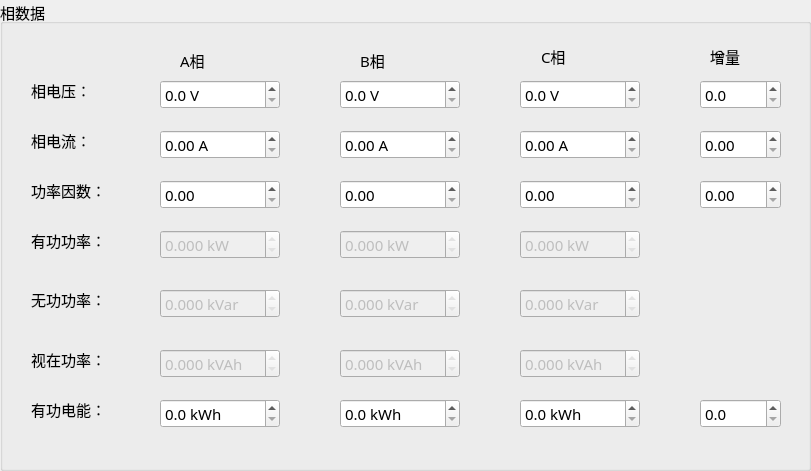
  <widget class="QGroupBox" name="groupBox_5">
   <property name="geometry">
    <rect>
     <x>580</x>
     <y>20</y>
     <width>811</width>
     <height>471</height>
    </rect>
   </property>
   <property name="font">
    <font>
     <pointsize>11</pointsize>
    </font>
   </property>
   <property name="title">
    <string>相数据</string>
   </property>
   <widget class="QDoubleSpinBox" name="eleA">
    <property name="geometry">
     <rect>
      <x>160</x>
      <y>399</y>
      <width>120</width>
      <height>29</height>
     </rect>
    </property>
    <property name="font">
     <font>
      <family>微软雅黑</family>
      <pointsize>11</pointsize>
     </font>
    </property>
    <property name="suffix">
     <string> kWh</string>
    </property>
    <property name="decimals">
     <number>1</number>
    </property>
    <property name="maximum">
     <double>1000.000000000000000</double>
    </property>
   </widget>
   <widget class="QDoubleSpinBox" name="volB">
    <property name="geometry">
     <rect>
      <x>340</x>
      <y>80</y>
      <width>120</width>
      <height>29</height>
     </rect>
    </property>
    <property name="font">
     <font>
      <family>微软雅黑</family>
      <pointsize>11</pointsize>
     </font>
    </property>
    <property name="suffix">
     <string> V</string>
    </property>
    <property name="decimals">
     <number>1</number>
    </property>
    <property name="maximum">
     <double>500.000000000000000</double>
    </property>
   </widget>
   <widget class="QLabel" name="label_111">
    <property name="geometry">
     <rect>
      <x>31</x>
      <y>130</y>
      <width>60</width>
      <height>20</height>
     </rect>
    </property>
    <property name="font">
     <font>
      <family>微软雅黑</family>
      <pointsize>11</pointsize>
     </font>
    </property>
    <property name="text">
     <string>相电流：</string>
    </property>
   </widget>
   <widget class="QLabel" name="label_112">
    <property name="geometry">
     <rect>
      <x>31</x>
      <y>180</y>
      <width>75</width>
      <height>20</height>
     </rect>
    </property>
    <property name="font">
     <font>
      <family>微软雅黑</family>
      <pointsize>11</pointsize>
     </font>
    </property>
    <property name="text">
     <string>功率因数：</string>
    </property>
   </widget>
   <widget class="QDoubleSpinBox" name="curA">
    <property name="geometry">
     <rect>
      <x>160</x>
      <y>130</y>
      <width>120</width>
      <height>29</height>
     </rect>
    </property>
    <property name="font">
     <font>
      <family>微软雅黑</family>
      <pointsize>11</pointsize>
     </font>
    </property>
    <property name="suffix">
     <string> A</string>
    </property>
    <property name="decimals">
     <number>2</number>
    </property>
    <property name="maximum">
     <double>150.000000000000000</double>
    </property>
   </widget>
   <widget class="QLabel" name="label_109">
    <property name="geometry">
     <rect>
      <x>360</x>
      <y>45</y>
      <width>25</width>
      <height>30</height>
     </rect>
    </property>
    <property name="minimumSize">
     <size>
      <width>0</width>
      <height>30</height>
     </size>
    </property>
    <property name="font">
     <font>
      <family>微软雅黑</family>
      <pointsize>11</pointsize>
     </font>
    </property>
    <property name="text">
     <string>B相</string>
    </property>
   </widget>
   <widget class="QDoubleSpinBox" name="Rec_PowA">
    <property name="enabled">
     <bool>false</bool>
    </property>
    <property name="geometry">
     <rect>
      <x>160</x>
      <y>289</y>
      <width>120</width>
      <height>29</height>
     </rect>
    </property>
    <property name="font">
     <font>
      <family>微软雅黑</family>
      <pointsize>11</pointsize>
     </font>
    </property>
    <property name="readOnly">
     <bool>true</bool>
    </property>
    <property name="buttonSymbols">
     <enum>QAbstractSpinBox::UpDownArrows</enum>
    </property>
    <property name="suffix">
     <string> kVar</string>
    </property>
    <property name="decimals">
     <number>3</number>
    </property>
    <property name="maximum">
     <double>100000.000000000000000</double>
    </property>
   </widget>
   <widget class="QDoubleSpinBox" name="curB">
    <property name="geometry">
     <rect>
      <x>340</x>
      <y>130</y>
      <width>120</width>
      <height>29</height>
     </rect>
    </property>
    <property name="font">
     <font>
      <family>微软雅黑</family>
      <pointsize>11</pointsize>
     </font>
    </property>
    <property name="suffix">
     <string> A</string>
    </property>
    <property name="decimals">
     <number>2</number>
    </property>
    <property name="maximum">
     <double>150.000000000000000</double>
    </property>
   </widget>
   <widget class="QLabel" name="label_107">
    <property name="geometry">
     <rect>
      <x>180</x>
      <y>45</y>
      <width>26</width>
      <height>30</height>
     </rect>
    </property>
    <property name="minimumSize">
     <size>
      <width>0</width>
      <height>30</height>
     </size>
    </property>
    <property name="font">
     <font>
      <family>微软雅黑</family>
      <pointsize>11</pointsize>
     </font>
    </property>
    <property name="text">
     <string>A相</string>
    </property>
   </widget>
   <widget class="QDoubleSpinBox" name="Rec_PowC">
    <property name="enabled">
     <bool>false</bool>
    </property>
    <property name="geometry">
     <rect>
      <x>520</x>
      <y>289</y>
      <width>120</width>
      <height>29</height>
     </rect>
    </property>
    <property name="font">
     <font>
      <family>微软雅黑</family>
      <pointsize>11</pointsize>
     </font>
    </property>
    <property name="readOnly">
     <bool>true</bool>
    </property>
    <property name="buttonSymbols">
     <enum>QAbstractSpinBox::UpDownArrows</enum>
    </property>
    <property name="suffix">
     <string> kVar</string>
    </property>
    <property name="decimals">
     <number>3</number>
    </property>
    <property name="maximum">
     <double>100000.000000000000000</double>
    </property>
   </widget>
   <widget class="QDoubleSpinBox" name="eleB">
    <property name="geometry">
     <rect>
      <x>340</x>
      <y>399</y>
      <width>120</width>
      <height>29</height>
     </rect>
    </property>
    <property name="font">
     <font>
      <family>微软雅黑</family>
      <pointsize>11</pointsize>
     </font>
    </property>
    <property name="suffix">
     <string> kWh</string>
    </property>
    <property name="decimals">
     <number>1</number>
    </property>
    <property name="maximum">
     <double>1000.000000000000000</double>
    </property>
   </widget>
   <widget class="QLabel" name="label_116">
    <property name="geometry">
     <rect>
      <x>31</x>
      <y>399</y>
      <width>75</width>
      <height>20</height>
     </rect>
    </property>
    <property name="font">
     <font>
      <family>微软雅黑</family>
      <pointsize>11</pointsize>
     </font>
    </property>
    <property name="text">
     <string>有功电能：</string>
    </property>
   </widget>
   <widget class="QDoubleSpinBox" name="volC">
    <property name="geometry">
     <rect>
      <x>520</x>
      <y>80</y>
      <width>120</width>
      <height>29</height>
     </rect>
    </property>
    <property name="font">
     <font>
      <family>微软雅黑</family>
      <pointsize>11</pointsize>
     </font>
    </property>
    <property name="suffix">
     <string> V</string>
    </property>
    <property name="decimals">
     <number>1</number>
    </property>
    <property name="maximum">
     <double>500.000000000000000</double>
    </property>
   </widget>
   <widget class="QLabel" name="label_115">
    <property name="geometry">
     <rect>
      <x>31</x>
      <y>349</y>
      <width>75</width>
      <height>20</height>
     </rect>
    </property>
    <property name="font">
     <font>
      <family>微软雅黑</family>
      <pointsize>11</pointsize>
     </font>
    </property>
    <property name="text">
     <string>视在功率：</string>
    </property>
   </widget>
   <widget class="QDoubleSpinBox" name="curC">
    <property name="geometry">
     <rect>
      <x>520</x>
      <y>130</y>
      <width>120</width>
      <height>29</height>
     </rect>
    </property>
    <property name="font">
     <font>
      <family>微软雅黑</family>
      <pointsize>11</pointsize>
     </font>
    </property>
    <property name="suffix">
     <string> A</string>
    </property>
    <property name="decimals">
     <number>2</number>
    </property>
    <property name="maximum">
     <double>150.000000000000000</double>
    </property>
   </widget>
   <widget class="QDoubleSpinBox" name="pfA">
    <property name="geometry">
     <rect>
      <x>160</x>
      <y>180</y>
      <width>120</width>
      <height>29</height>
     </rect>
    </property>
    <property name="font">
     <font>
      <family>微软雅黑</family>
      <pointsize>11</pointsize>
     </font>
    </property>
    <property name="autoFillBackground">
     <bool>false</bool>
    </property>
    <property name="decimals">
     <number>2</number>
    </property>
    <property name="maximum">
     <double>1.000000000000000</double>
    </property>
    <property name="singleStep">
     <double>0.050000000000000</double>
    </property>
   </widget>
   <widget class="QLabel" name="label_110">
    <property name="geometry">
     <rect>
      <x>31</x>
      <y>80</y>
      <width>60</width>
      <height>20</height>
     </rect>
    </property>
    <property name="font">
     <font>
      <family>微软雅黑</family>
      <pointsize>11</pointsize>
     </font>
    </property>
    <property name="text">
     <string>相电压：</string>
    </property>
   </widget>
   <widget class="QDoubleSpinBox" name="act_PowA">
    <property name="enabled">
     <bool>false</bool>
    </property>
    <property name="geometry">
     <rect>
      <x>160</x>
      <y>230</y>
      <width>120</width>
      <height>29</height>
     </rect>
    </property>
    <property name="font">
     <font>
      <family>微软雅黑</family>
      <pointsize>11</pointsize>
     </font>
    </property>
    <property name="readOnly">
     <bool>true</bool>
    </property>
    <property name="buttonSymbols">
     <enum>QAbstractSpinBox::UpDownArrows</enum>
    </property>
    <property name="suffix">
     <string> kW</string>
    </property>
    <property name="decimals">
     <number>3</number>
    </property>
    <property name="maximum">
     <double>100000.000000000000000</double>
    </property>
   </widget>
   <widget class="QDoubleSpinBox" name="Rec_PowB">
    <property name="enabled">
     <bool>false</bool>
    </property>
    <property name="geometry">
     <rect>
      <x>340</x>
      <y>289</y>
      <width>120</width>
      <height>29</height>
     </rect>
    </property>
    <property name="font">
     <font>
      <family>微软雅黑</family>
      <pointsize>11</pointsize>
     </font>
    </property>
    <property name="readOnly">
     <bool>true</bool>
    </property>
    <property name="buttonSymbols">
     <enum>QAbstractSpinBox::UpDownArrows</enum>
    </property>
    <property name="suffix">
     <string> kVar</string>
    </property>
    <property name="decimals">
     <number>3</number>
    </property>
    <property name="maximum">
     <double>100000.000000000000000</double>
    </property>
   </widget>
   <widget class="QLabel" name="label_113">
    <property name="geometry">
     <rect>
      <x>31</x>
      <y>230</y>
      <width>75</width>
      <height>20</height>
     </rect>
    </property>
    <property name="font">
     <font>
      <family>微软雅黑</family>
      <pointsize>11</pointsize>
     </font>
    </property>
    <property name="text">
     <string>有功功率：</string>
    </property>
   </widget>
   <widget class="QDoubleSpinBox" name="pfC">
    <property name="geometry">
     <rect>
      <x>520</x>
      <y>180</y>
      <width>120</width>
      <height>29</height>
     </rect>
    </property>
    <property name="font">
     <font>
      <family>微软雅黑</family>
      <pointsize>11</pointsize>
     </font>
    </property>
    <property name="decimals">
     <number>2</number>
    </property>
    <property name="maximum">
     <double>1.000000000000000</double>
    </property>
    <property name="singleStep">
     <double>0.050000000000000</double>
    </property>
   </widget>
   <widget class="QDoubleSpinBox" name="ApparentC">
    <property name="enabled">
     <bool>false</bool>
    </property>
    <property name="geometry">
     <rect>
      <x>520</x>
      <y>349</y>
      <width>120</width>
      <height>29</height>
     </rect>
    </property>
    <property name="font">
     <font>
      <family>微软雅黑</family>
      <pointsize>11</pointsize>
     </font>
    </property>
    <property name="readOnly">
     <bool>true</bool>
    </property>
    <property name="buttonSymbols">
     <enum>QAbstractSpinBox::UpDownArrows</enum>
    </property>
    <property name="suffix">
     <string> kVAh</string>
    </property>
    <property name="decimals">
     <number>3</number>
    </property>
    <property name="maximum">
     <double>100000.000000000000000</double>
    </property>
   </widget>
   <widget class="QDoubleSpinBox" name="pfB">
    <property name="geometry">
     <rect>
      <x>340</x>
      <y>180</y>
      <width>120</width>
      <height>29</height>
     </rect>
    </property>
    <property name="font">
     <font>
      <family>微软雅黑</family>
      <pointsize>11</pointsize>
     </font>
    </property>
    <property name="decimals">
     <number>2</number>
    </property>
    <property name="maximum">
     <double>1.000000000000000</double>
    </property>
    <property name="singleStep">
     <double>0.050000000000000</double>
    </property>
   </widget>
   <widget class="QDoubleSpinBox" name="ApparentA">
    <property name="enabled">
     <bool>false</bool>
    </property>
    <property name="geometry">
     <rect>
      <x>160</x>
      <y>349</y>
      <width>120</width>
      <height>29</height>
     </rect>
    </property>
    <property name="font">
     <font>
      <family>微软雅黑</family>
      <pointsize>11</pointsize>
     </font>
    </property>
    <property name="readOnly">
     <bool>true</bool>
    </property>
    <property name="buttonSymbols">
     <enum>QAbstractSpinBox::UpDownArrows</enum>
    </property>
    <property name="suffix">
     <string> kVAh</string>
    </property>
    <property name="decimals">
     <number>3</number>
    </property>
    <property name="maximum">
     <double>100000.000000000000000</double>
    </property>
   </widget>
   <widget class="QLabel" name="label_114">
    <property name="geometry">
     <rect>
      <x>31</x>
      <y>289</y>
      <width>75</width>
      <height>20</height>
     </rect>
    </property>
    <property name="font">
     <font>
      <family>微软雅黑</family>
      <pointsize>11</pointsize>
     </font>
    </property>
    <property name="text">
     <string>无功功率：</string>
    </property>
   </widget>
   <widget class="QDoubleSpinBox" name="act_PowC">
    <property name="enabled">
     <bool>false</bool>
    </property>
    <property name="geometry">
     <rect>
      <x>520</x>
      <y>230</y>
      <width>120</width>
      <height>29</height>
     </rect>
    </property>
    <property name="font">
     <font>
      <family>微软雅黑</family>
      <pointsize>11</pointsize>
     </font>
    </property>
    <property name="readOnly">
     <bool>true</bool>
    </property>
    <property name="buttonSymbols">
     <enum>QAbstractSpinBox::UpDownArrows</enum>
    </property>
    <property name="suffix">
     <string> kW</string>
    </property>
    <property name="decimals">
     <number>3</number>
    </property>
    <property name="maximum">
     <double>100000.000000000000000</double>
    </property>
   </widget>
   <widget class="QDoubleSpinBox" name="act_PowB">
    <property name="enabled">
     <bool>false</bool>
    </property>
    <property name="geometry">
     <rect>
      <x>340</x>
      <y>230</y>
      <width>120</width>
      <height>29</height>
     </rect>
    </property>
    <property name="font">
     <font>
      <family>微软雅黑</family>
      <pointsize>11</pointsize>
     </font>
    </property>
    <property name="readOnly">
     <bool>true</bool>
    </property>
    <property name="buttonSymbols">
     <enum>QAbstractSpinBox::UpDownArrows</enum>
    </property>
    <property name="suffix">
     <string> kW</string>
    </property>
    <property name="decimals">
     <number>3</number>
    </property>
    <property name="maximum">
     <double>100000.000000000000000</double>
    </property>
   </widget>
   <widget class="QDoubleSpinBox" name="ApparentB">
    <property name="enabled">
     <bool>false</bool>
    </property>
    <property name="geometry">
     <rect>
      <x>340</x>
      <y>349</y>
      <width>120</width>
      <height>29</height>
     </rect>
    </property>
    <property name="font">
     <font>
      <family>微软雅黑</family>
      <pointsize>11</pointsize>
     </font>
    </property>
    <property name="readOnly">
     <bool>true</bool>
    </property>
    <property name="buttonSymbols">
     <enum>QAbstractSpinBox::UpDownArrows</enum>
    </property>
    <property name="suffix">
     <string> kVAh</string>
    </property>
    <property name="decimals">
     <number>3</number>
    </property>
    <property name="maximum">
     <double>100000.000000000000000</double>
    </property>
   </widget>
   <widget class="QLabel" name="label_108">
    <property name="geometry">
     <rect>
      <x>541</x>
      <y>41</y>
      <width>51</width>
      <height>30</height>
     </rect>
    </property>
    <property name="minimumSize">
     <size>
      <width>0</width>
      <height>30</height>
     </size>
    </property>
    <property name="font">
     <font>
      <family>微软雅黑</family>
      <pointsize>11</pointsize>
     </font>
    </property>
    <property name="text">
     <string>C相</string>
    </property>
   </widget>
   <widget class="QDoubleSpinBox" name="eleC">
    <property name="geometry">
     <rect>
      <x>520</x>
      <y>399</y>
      <width>120</width>
      <height>29</height>
     </rect>
    </property>
    <property name="font">
     <font>
      <family>微软雅黑</family>
      <pointsize>11</pointsize>
     </font>
    </property>
    <property name="suffix">
     <string> kWh</string>
    </property>
    <property name="decimals">
     <number>1</number>
    </property>
    <property name="maximum">
     <double>1000.000000000000000</double>
    </property>
   </widget>
   <widget class="QDoubleSpinBox" name="volA">
    <property name="geometry">
     <rect>
      <x>160</x>
      <y>80</y>
      <width>120</width>
      <height>29</height>
     </rect>
    </property>
    <property name="font">
     <font>
      <family>微软雅黑</family>
      <pointsize>11</pointsize>
     </font>
    </property>
    <property name="suffix">
     <string> V</string>
    </property>
    <property name="decimals">
     <number>1</number>
    </property>
    <property name="maximum">
     <double>500.000000000000000</double>
    </property>
   </widget>
   <widget class="QLabel" name="label_121">
    <property name="geometry">
     <rect>
      <x>710</x>
      <y>41</y>
      <width>41</width>
      <height>30</height>
     </rect>
    </property>
    <property name="minimumSize">
     <size>
      <width>0</width>
      <height>30</height>
     </size>
    </property>
    <property name="font">
     <font>
      <family>微软雅黑</family>
      <pointsize>11</pointsize>
     </font>
    </property>
    <property name="text">
     <string>增量</string>
    </property>
   </widget>
   <widget class="QDoubleSpinBox" name="volInc">
    <property name="geometry">
     <rect>
      <x>700</x>
      <y>80</y>
      <width>81</width>
      <height>29</height>
     </rect>
    </property>
    <property name="font">
     <font>
      <family>微软雅黑</family>
      <pointsize>11</pointsize>
     </font>
    </property>
    <property name="suffix">
     <string/>
    </property>
    <property name="decimals">
     <number>1</number>
    </property>
    <property name="maximum">
     <double>100.000000000000000</double>
    </property>
   </widget>
   <widget class="QDoubleSpinBox" name="curInc">
    <property name="geometry">
     <rect>
      <x>700</x>
      <y>130</y>
      <width>81</width>
      <height>29</height>
     </rect>
    </property>
    <property name="font">
     <font>
      <family>微软雅黑</family>
      <pointsize>11</pointsize>
     </font>
    </property>
    <property name="suffix">
     <string/>
    </property>
    <property name="decimals">
     <number>2</number>
    </property>
    <property name="maximum">
     <double>100.000000000000000</double>
    </property>
   </widget>
   <widget class="QDoubleSpinBox" name="pfInc">
    <property name="geometry">
     <rect>
      <x>700</x>
      <y>180</y>
      <width>81</width>
      <height>29</height>
     </rect>
    </property>
    <property name="font">
     <font>
      <family>微软雅黑</family>
      <pointsize>11</pointsize>
     </font>
    </property>
    <property name="suffix">
     <string/>
    </property>
    <property name="decimals">
     <number>2</number>
    </property>
    <property name="maximum">
     <double>100.000000000000000</double>
    </property>
    <property name="singleStep">
     <double>0.050000000000000</double>
    </property>
   </widget>
   <widget class="QDoubleSpinBox" name="eleInc">
    <property name="geometry">
     <rect>
      <x>700</x>
      <y>399</y>
      <width>81</width>
      <height>29</height>
     </rect>
    </property>
    <property name="font">
     <font>
      <family>微软雅黑</family>
      <pointsize>11</pointsize>
     </font>
    </property>
    <property name="suffix">
     <string/>
    </property>
    <property name="decimals">
     <number>1</number>
    </property>
    <property name="maximum">
     <double>100.000000000000000</double>
    </property>
   </widget>
  </widget>
